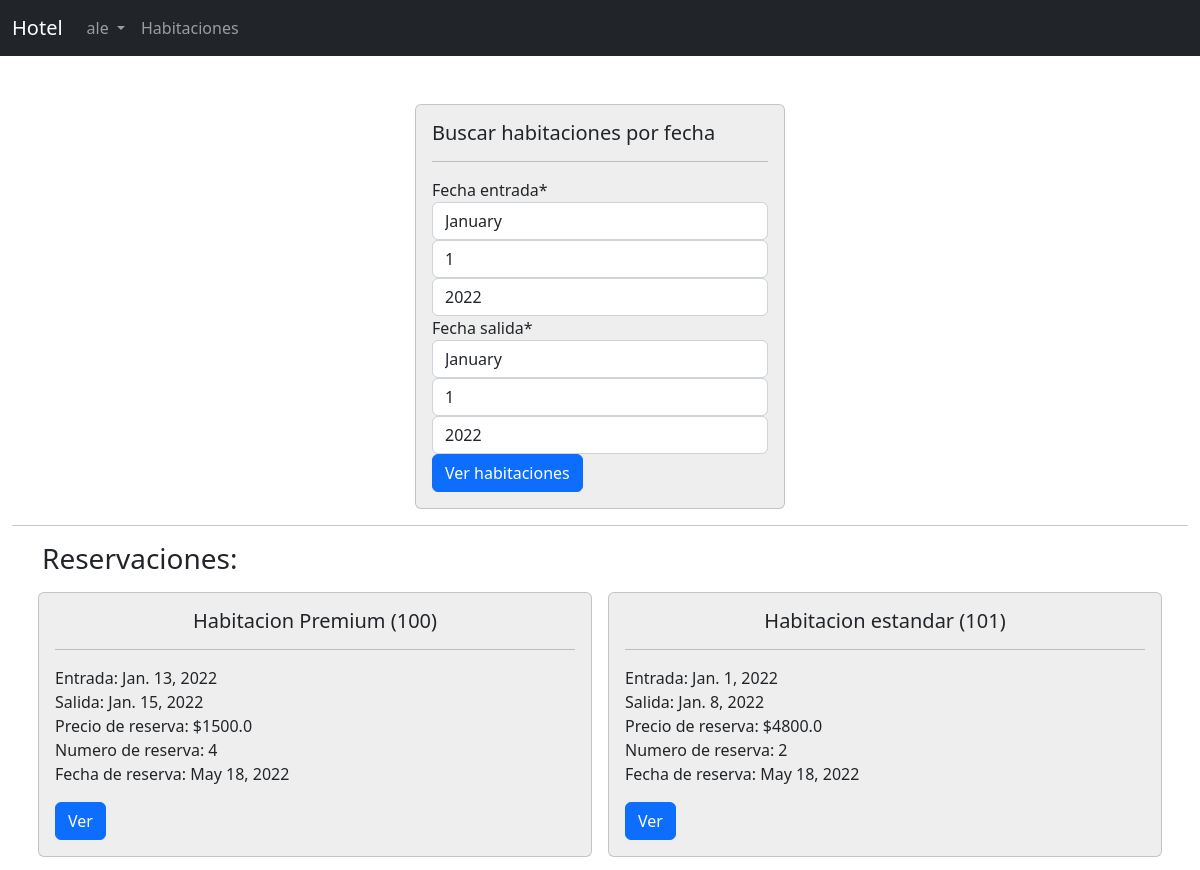
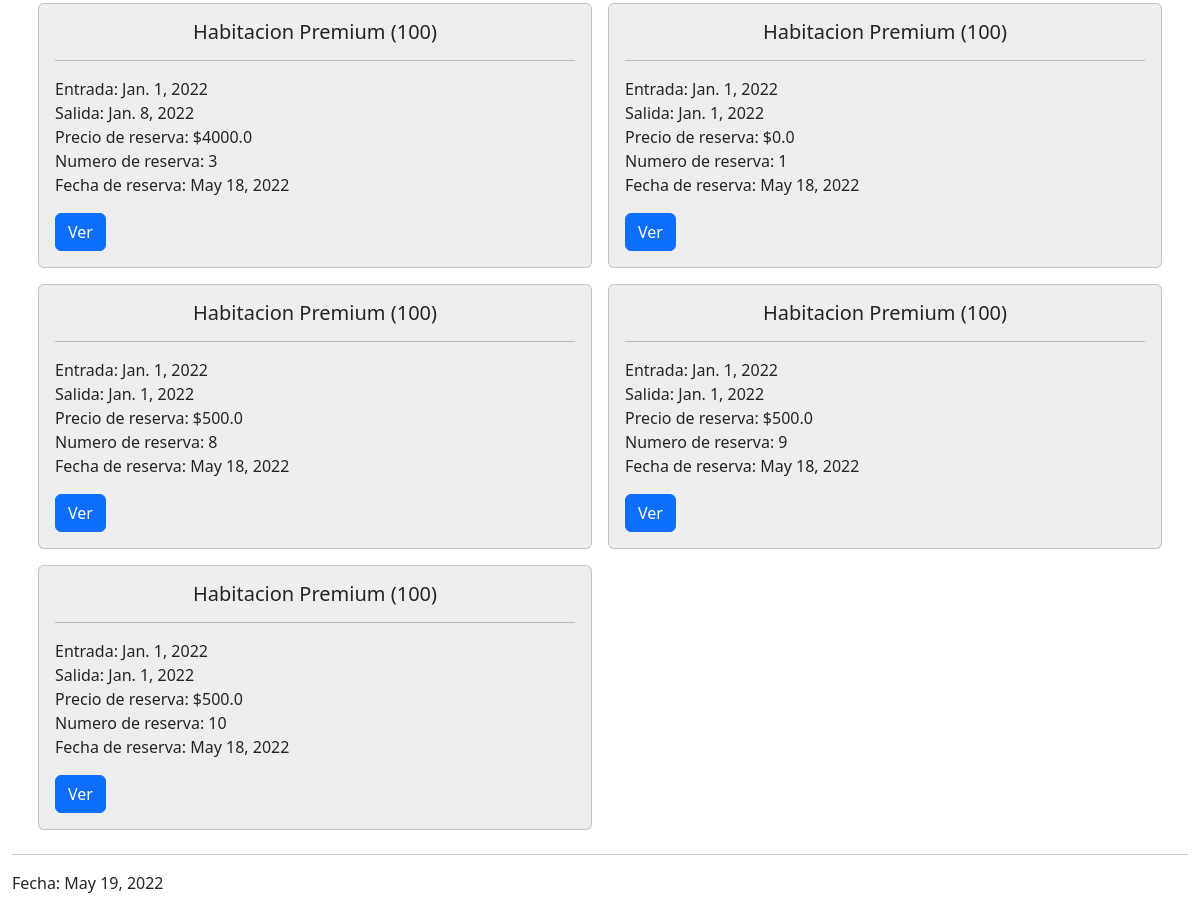
Screenshot of / (signed in) with the database file from the repository (2 pictures, top to bottom).
### reservaciones/models.py (models this page shows, shortened)
class Reservacion(models.Model):
    cliente = models.ForeignKey(Cliente, on_delete=models.CASCADE)
    habitacion = models.ForeignKey(Habitacion, on_delete=models.CASCADE)
    precio_reserva = models.FloatField()
    fecha_entrada = models.DateField()
    fecha_salida = models.DateField()
    fecha_registro = models.DateField(auto_now_add=True)

class Habitacion(models.Model):
    codigo = models.IntegerField(unique=True)
    descripcion = models.CharField(max_length=100)
    precio_noche = models.FloatField()
    camas_matrimoniales = models.IntegerField()
    camas_individuales = models.IntegerField()

### reservaciones/views.py (the view)
# urls.py: path("", views.index, name="index"),
def index(request):
    form = PeriodoForm()
    fecha = datetime.now().date()
    if request.user.is_authenticated:
        cliente = Cliente.objects.filter(usuario = request.user).first()
        if cliente is not None:
            reservaciones = Reservacion.objects.filter(cliente=cliente).order_by('-fecha_entrada', '-fecha_salida')
            return render(request, 'index.html', {'form': form, 'reservaciones':reservaciones, 'fecha': fecha})
    return render(request, 'index.html', {'form': form, 'fecha': fecha})

### reservaciones/forms.py
class PeriodoForm(ModelForm):
    class Meta:
        model = models.Reservacion
        fields = ['fecha_entrada', 'fecha_salida']
        widgets = {
            'fecha_entrada': SelectDateWidget(),
            'fecha_salida': SelectDateWidget(),
        }

### reservaciones/templates/index.html (shortened to what this page needs)
{% extends 'Esquema.html' %}
{% load crispy_forms_tags %}
{% block content %}
    <div class="container-fluid py-5">
        <form class='mx-auto p-3 card' style="max-width: 370px; background-color: #EEEEEE;" action="{% url 'habitaciones' %}" method="post">
            <div class="body">
                <h5 class="card-title">Buscar habitaciones por fecha</h5>
                <hr>
                {{form | crispy}}
                <input type="submit" class="btn btn-primary" value="Ver habitaciones">
            </div>
        </form>
        {% if user.is_authenticated %}
            {% if reservaciones %}
            <hr>
            <div class="container">
                <h3>Reservaciones: </h3>
                    <div class="row">
                        {% for reserva in reservaciones %}
                            <div class="col-6 p-2">
                                <div class="card"  style="background-color: #EEEEEE;">
                                    <div class="card-body">
                                        <h5 class="text-center">{{reserva.habitacion.descripcion}} ({{reserva.habitacion.codigo}})</h5>
                                        <hr>
                                        <p>
                                            <span class="font-weight-bold">Entrada: </span> {{reserva.fecha_entrada}} <br>
                                            <span class="font-weight-bold">Salida: </span> {{reserva.fecha_salida}} <br>
                                            <span class="font-weight-bold">Precio de reserva:</span>  ${{reserva.precio_reserva}} <br>
                                            <span class="font-weight-bold">Numero de reserva:</span>  {{reserva.id}} <br>
                                            <span class="font-weight-bold">Fecha de reserva:</span>  {{reserva.fecha_registro}}
                                        </p>
                                        <a href="{% url 'reservacion' reserva.id %}" class="btn btn-primary">Ver</a>
                                    </div>
                                </div>
                            </div>
                        {% endfor %}
                    </div>
            </div>
            {% else %}
                <p>No tiene reservas aun</p>
            {% endif %}
        {% endif %}
        <hr>
        Fecha: {{fecha}}
    </div>
{% endblock %}

### reservaciones/templates/Esquema.html (shortened to what this page needs)
{% load static %}
<!DOCTYPE html>
<html lang="en">
<head>
    <link rel="stylesheet" href="{% static 'css/bootstrap.min.css' %}">
</head>
<body>
    <nav class="navbar navbar-expand-lg navbar-dark bg-dark">
        <div class="container-fluid">
          <a class="navbar-brand" href="{% url 'index' %}">Hotel</a>
          <div class="collapse navbar-collapse" id="navbarNav">
            <ul class="navbar-nav">
                {% if user.is_authenticated %}
                    <li class="nav-item dropdown">
                        <a class="nav-link dropdown-toggle" href="#" id="navbarDropdown" role="button" data-bs-toggle="dropdown" aria-expanded="false">
                        {{user}}
                        </a>
                    </li>
                {% endif %}
                <li class="nav-item">
                    <a class="nav-link" href="{% url 'habitaciones' %}">Habitaciones</a>
                </li>
            </ul>
          </div>
        </div>
      </nav>
    {% block content %}
    {% endblock %}
</body>
</html>

### rows the page displays
Reservacion: habitacion.descripcion "Habitacion Premium", habitacion.codigo "100", fecha_entrada "Jan. 13, 2022", fecha_salida "Jan. 15, 2022", precio_reserva "1500.0", id "4", fecha_registro "May 18, 2022"
Reservacion: habitacion.descripcion "Habitacion estandar", habitacion.codigo "101", fecha_entrada "Jan. 1, 2022", fecha_salida "Jan. 8, 2022", precio_reserva "4800.0", id "2", fecha_registro "May 18, 2022"
Reservacion: habitacion.descripcion "Habitacion Premium", habitacion.codigo "100", fecha_entrada "Jan. 1, 2022", fecha_salida "Jan. 8, 2022", precio_reserva "4000.0", id "3", fecha_registro "May 18, 2022"
Reservacion: habitacion.descripcion "Habitacion Premium", habitacion.codigo "100", fecha_entrada "Jan. 1, 2022", fecha_salida "Jan. 1, 2022", precio_reserva "0.0", id "1", fecha_registro "May 18, 2022"
Reservacion: habitacion.descripcion "Habitacion Premium", habitacion.codigo "100", fecha_entrada "Jan. 1, 2022", fecha_salida "Jan. 1, 2022", precio_reserva "500.0", id "8", fecha_registro "May 18, 2022"
Reservacion: habitacion.descripcion "Habitacion Premium", habitacion.codigo "100", fecha_entrada "Jan. 1, 2022", fecha_salida "Jan. 1, 2022", precio_reserva "500.0", id "9", fecha_registro "May 18, 2022"
Reservacion: habitacion.descripcion "Habitacion Premium", habitacion.codigo "100", fecha_entrada "Jan. 1, 2022", fecha_salida "Jan. 1, 2022", precio_reserva "500.0", id "10", fecha_registro "May 18, 2022"

### other values shown
{{ user }} "ale"
{{ fecha }} "May 19, 2022"
